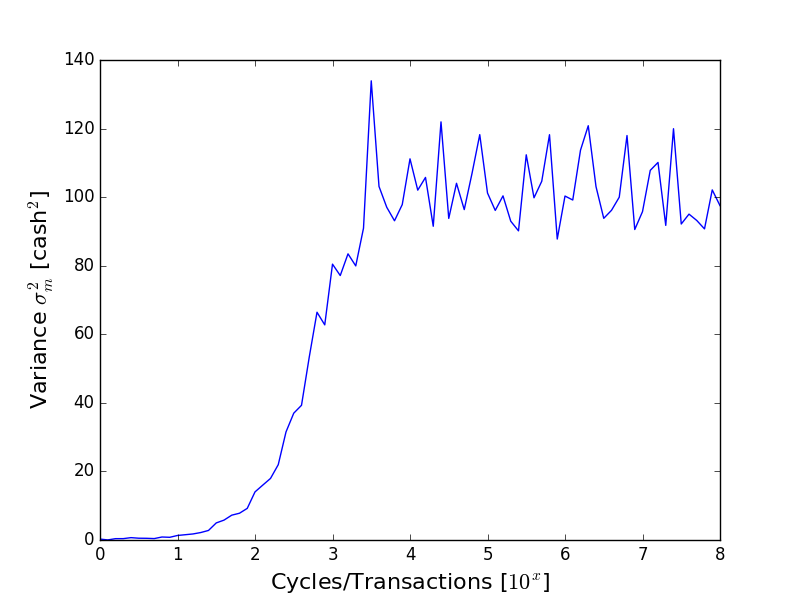

The script that drew this image:
from matplotlib.pyplot import *
from numpy import *
exp=8

file = open("variance","r")
var=[]
for line in file:
	var.append(float(line))
x = linspace(0,exp,len(var))
plot(x,var)
xlabel(r"Cycles/Transactions [$10^x$]",size=16)
ylabel(r"Variance $\sigma_m^2$ [cash$^2$]",size=16)
show()
